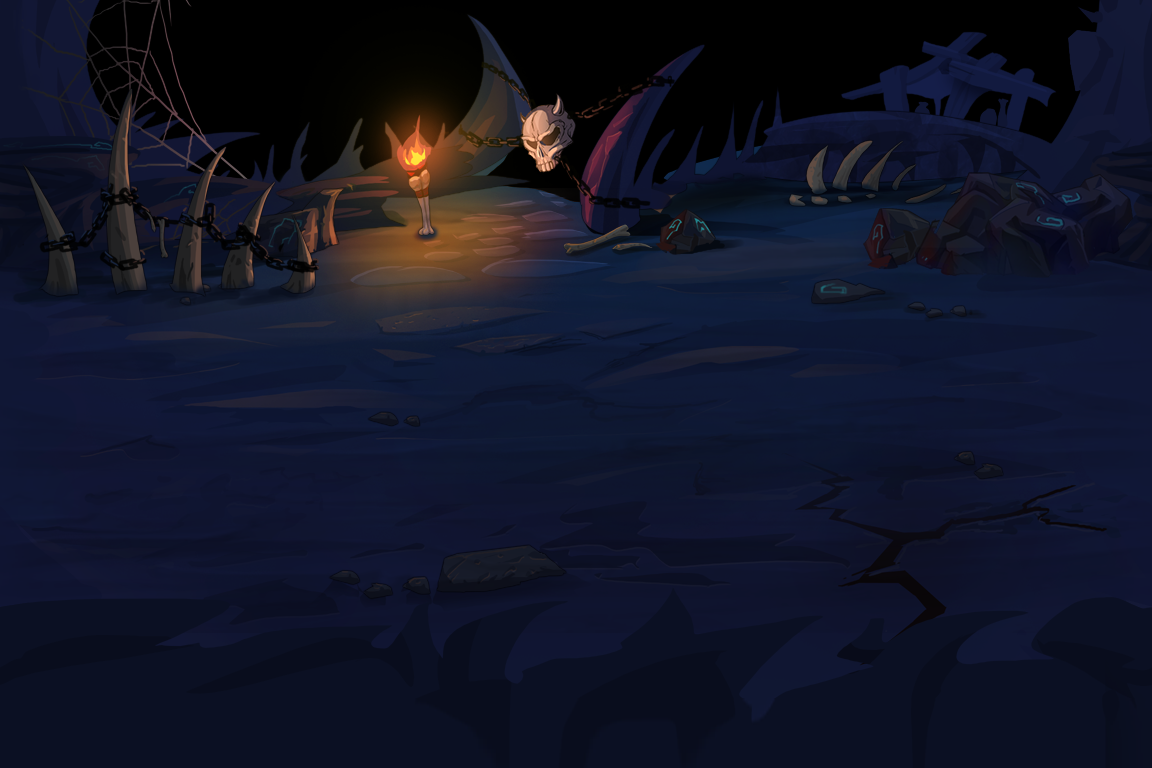

This game map was drawn from its Tiled (.tmx) file and the tilesets committed beside it. A one-line description and the trimmed map source follow:
An orthogonal 9x6 tile map with 128x128 px tiles, 1 tile layer (Map12_Basetile01).

<map version="1.0" orientation="orthogonal" width="9" height="6" tilewidth="128" tileheight="128">
 <tileset firstgid="1" name="Map12_Basetile01" tilewidth="128" tileheight="128">
  <image source="Map12_Basetile01.png" width="1152" height="768" />
 </tileset>
 <layer name="Map12_Basetile01" width="9" height="6">
  <data>[54 cells, 54 non-empty, 54 distinct tile ids]</data>
 </layer>
</map>
